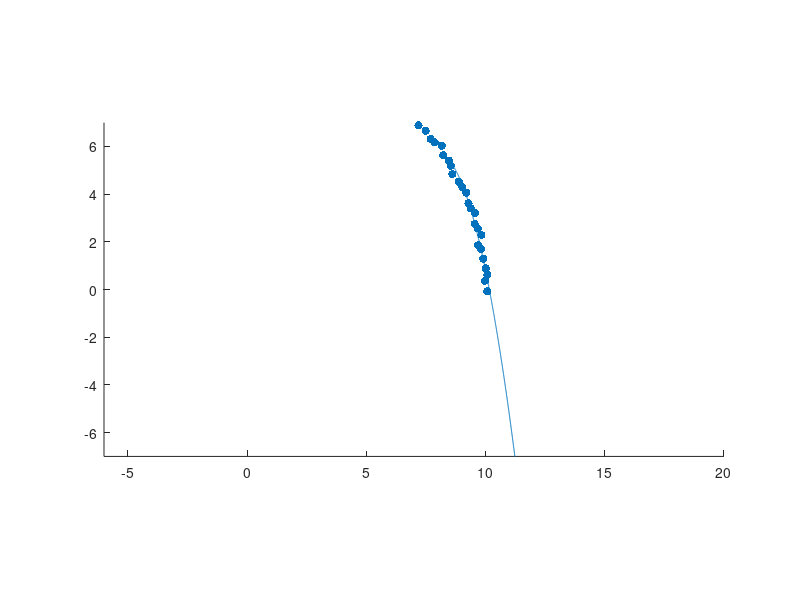
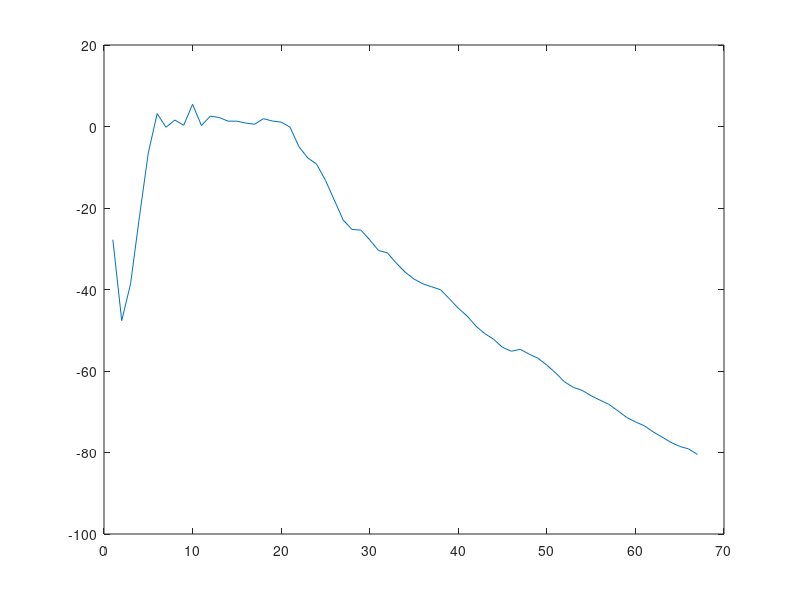
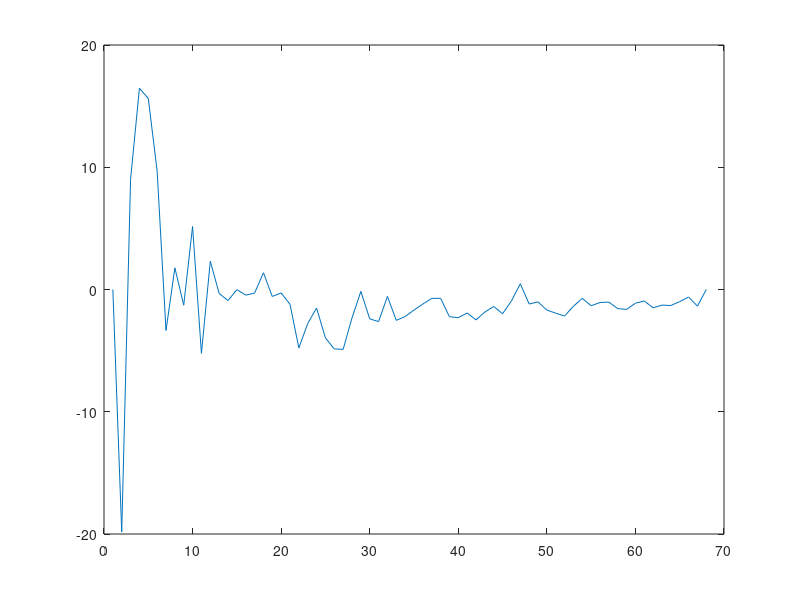
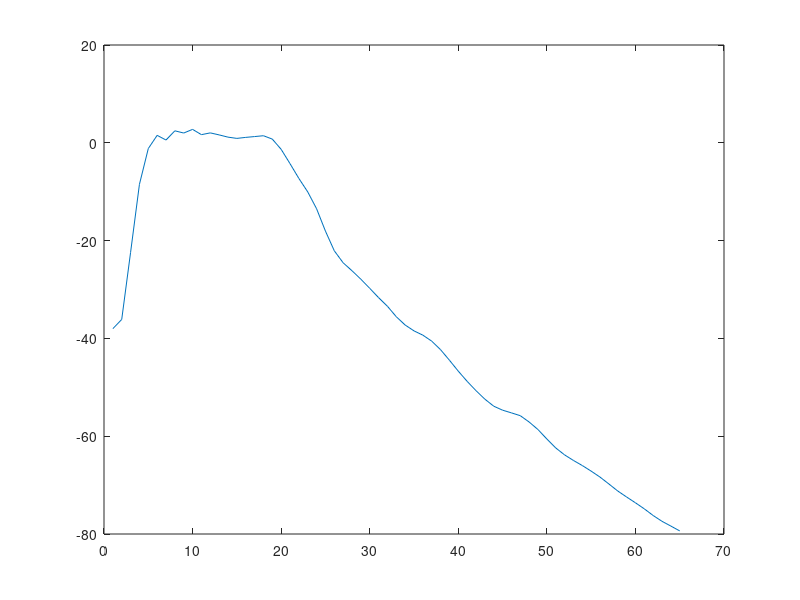

Write the MATLAB code that produced these figures, in order.

% 测试target point 过弯预期效果

clear all;
close all;
a_csvFilePath = 'Corn_pos_low_speed1km_a.csv';
%% 生成直线部分点的坐标
curve_radius = 10; % 曲率最大的地方的半径

% 设置 x 的范围和间距
x_stright = -5:0.3:0;
% 生成理想的 y 值，这里假设为 6 附近
y_ideal = curve_radius; % 曲率最大的地方的半径 + 0.0 * x_stright; 
% 设置纵向误差的标准差
vertical_error_std = 0.06;
% 生成正态分布的随机误差
vertical_error = vertical_error_std * randn(size(x_stright));
% 添加误差到理想的 y 值上
y_stright = y_ideal + vertical_error;

% 绘制直线
% figure(1);
% errorbar(x_stright, y_stright, vertical_error_std, 'o', 'MarkerFaceColor', 'b', 'MarkerEdgeColor', 'b');
% xlabel('x');
% ylabel('y');
% title('Generated Data with Normal Distribution Error');
% grid on;
%% 生成曲线部分点的坐标
num_points = 200; % 点的数量


% 生成 x 坐标
theta = linspace(0, 2*pi, num_points);
x = curve_radius * cos(theta);
% 生成 y 坐标
y = curve_radius * sin(theta);

% 添加噪声以模拟测量误差
noise_level = 0.06;
x = x + noise_level * randn(size(x));
y = y + noise_level * randn(size(y));
%% 将直线和曲线的点拼接
a_corn_x = [x_stright, x(27*2:-1:1)];
a_corn_y = [y_stright, y(27*2:-1:1)];

%% 实时绘制，当新一个坐标点出现时，拟合曲线的状态和预期target_point坐标
fg = figure(1);
% 设置figure的宽度和高度，单位为英寸
set(gcf, 'Position', [100, 100, 1500, 800]); % 位置[x, y, 宽度, 高度]

hold on;
xmin = -6; xmax =20; ymin = -7; ymax = 7;
axis equal;
axis([xmin,xmax,ymin,ymax]);


% 多项式拟合的项数
degree = 2; % 这里是一个示例，可以根据需要修改
NUM_POINTS_FOR_FIT = 20;
DIST_OF_TARGET_IN_X = 2;
% clear duplicate corn point position
corn_pos =[a_corn_x(1), a_corn_y(1)];
for i = 2:length(a_corn_x)
    if a_corn_x(i) ~= corn_pos(end,1)
        corn_pos = [corn_pos; a_corn_x(i), a_corn_y(i)]
    end
end
line = []
angle_at_target_all  = [];
for i = 5: length(corn_pos)
    % 绘制第i个点
    x = corn_pos(1:i,1);
    y = corn_pos(1:i,2);
    scatter(x, y, 'black','filled');
    hold on;
    axis([xmin,xmax,ymin,ymax]);
    axis equal;
    line = [corn_pos(1:i, 1), corn_pos(1:i,2)];
    if  i > NUM_POINTS_FOR_FIT
        line = [corn_pos(i-NUM_POINTS_FOR_FIT:i, 1), corn_pos(i-NUM_POINTS_FOR_FIT:i,2)];
    end
    % 多项式拟合
    coefficients = polyfit(line(:,1), line(:,2), degree);
    
    % 生成拟合后的曲线 
    x_fit = linspace(min(line(:,1)), max(line(:,1) + DIST_OF_TARGET_IN_X), 1000); % 生成用于绘制曲线的更多点
    y_fit = polyval(coefficients, x_fit);
    plot(x_fit, y_fit, '-', 'DisplayName', '拟合曲线');
    pause(0.5);
    hold off;
    
    % 计算一阶导数，即斜率
    deriv_coeffs = [2*coefficients(1), coefficients(2)];
    
    % 假设你想要找到右侧2米处的点的 x 坐标
    % 假设原点处的 x 坐标为 x_origin
    x_current = corn_pos(i,1); 
    
    % 在特定点处计算斜率
    slope_at_origin = polyval(deriv_coeffs, x_current);
    
    % 定义距离，假设为 2 米
    distance = 2;
    
    % 根据斜率和距离计算新的 x 坐标
    % 新的 x 坐标 = 原点 x 坐标 + 距离 / sqrt(1 + 斜率^2)
    x_new = x_current + distance / sqrt(1 + slope_at_origin^2);
    slope_at_target =  polyval(deriv_coeffs, x_new);
    angle_at_target_all = [angle_at_target_all, atan(slope_at_target) * 180 / pi];

    % 如果不是最后一个点，清除前面的渐进线
    if i <length(corn_pos)
        scatter(x, y, 'black','filled');
        hold on;
        axis([xmin,xmax,ymin,ymax]);
        axis equal; 
        plot(x_fit,y_fit)
        hold off;
    end
end
%% 目标航向角度变化量，看看是否变化过大
figure(3);
title("target point heading angle")
plot(angle_at_target_all)

figure(4);
delta_heading_angle = [angle_at_target_all, angle_at_target_all(end)]- [angle_at_target_all(1),angle_at_target_all];
title("delta target point heading angle")
plot(delta_heading_angle)
%% 增加滤波
filter_angle = [];
for i = 3:length(angle_at_target_all)
    filter_angle = [ filter_angle,mean(angle_at_target_all(i-2:i)) ]
end
figure(5);
title("3点均值滤波后目标航向")
plot(filter_angle)

figure(6);
delta_filter_angle = [filter_angle, filter_angle(end)]- [filter_angle(1),filter_angle];
title("3点均值滤波后目标航向变化量")
plot(delta_filter_angle)

%% 预瞄计算每个点的车轮打角度
